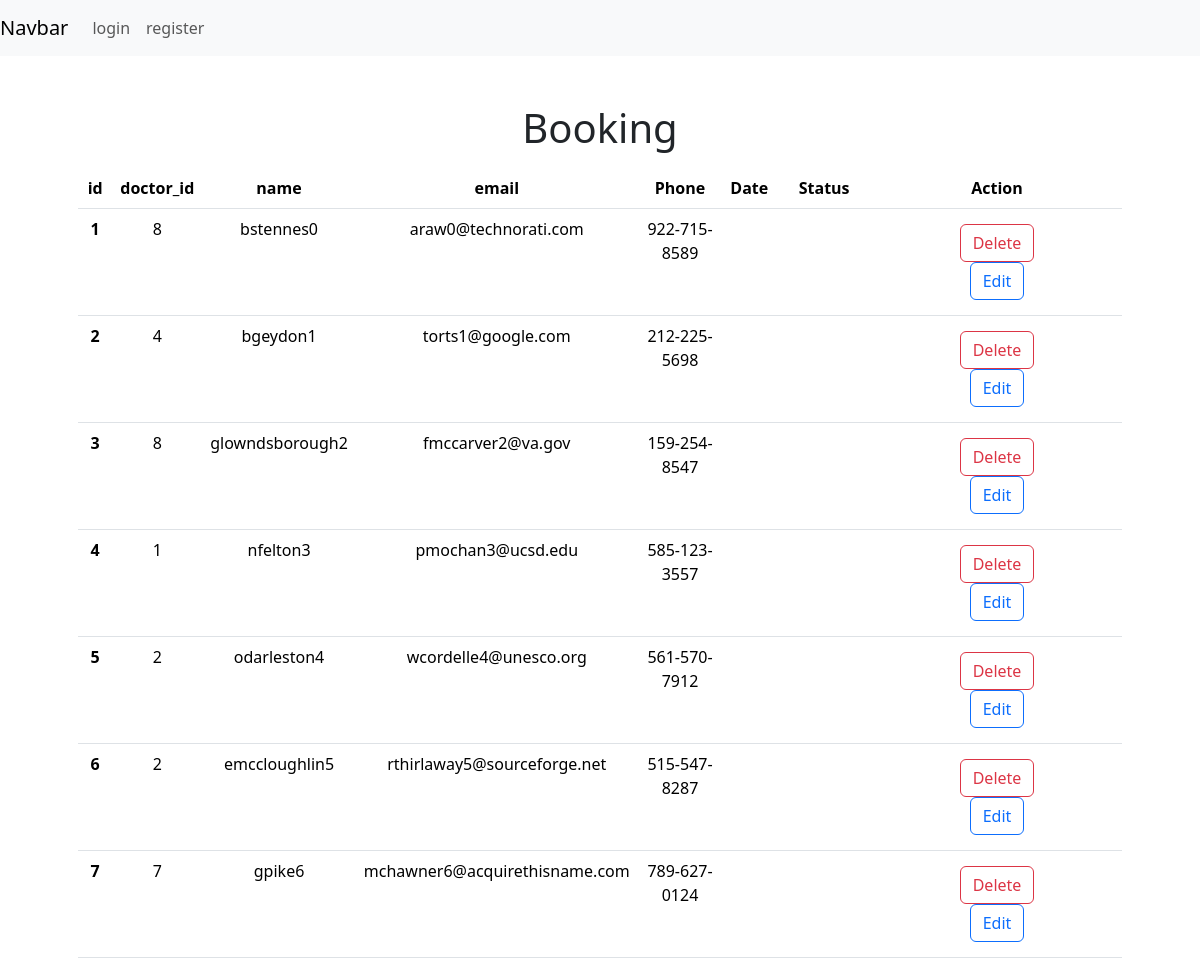
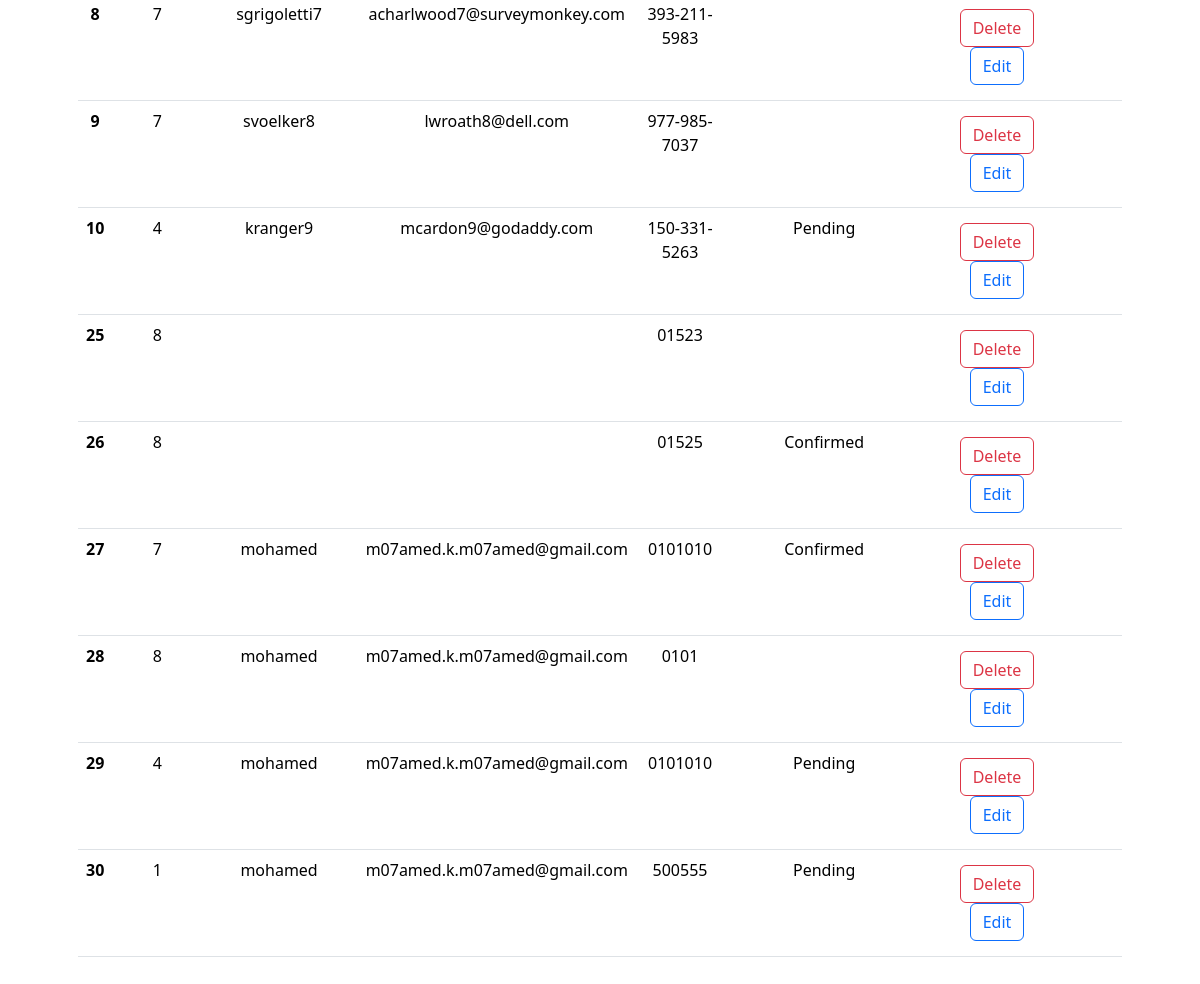
The app's page /form/bookingTable.php with its own data (2 pictures, top to bottom).
### tables this page shows
CREATE TABLE `booking` (
  `id` int NOT NULL AUTO_INCREMENT,
  `doctor_id` int DEFAULT NULL,
  `name` varchar(255) DEFAULT NULL,
  `email` varchar(255) DEFAULT NULL,
  `phone` varchar(15) DEFAULT NULL,
  `date` date DEFAULT NULL,
  `status` enum('Pending','Confirmed','Cancelled') DEFAULT NULL,
  PRIMARY KEY (`id`),
  KEY `doctor_id` (`doctor_id`),
  CONSTRAINT `booking_ibfk_1` FOREIGN KEY (`doctor_id`) REFERENCES `doctors` (`id`) ON DELETE RESTRICT ON UPDATE RESTRICT
);

### form/bookingTable.php (the view, shortened to what this page needs)
<?php
require "./layout/header.php";
require "./layout/nav.php";
$con = new pdo("mysql:host=localhost:3307;dbname=task9","root","999mk777");
$sql = $con->query("SELECT * FROM booking");
$booking = $sql->fetchAll(PDO::FETCH_ASSOC);
?>
<!DOCTYPE html>
<html lang="en">
<head>
</head>
<body>
<div class="container d-flex gap-2 flex-wrap   justify-content-sm-center p-5 ">
<h1 class=" Text-center">Booking</h1>
<table class="table ">
    <thead class="thead-dark text-center">
        <tr>
            <th scope="col">id</th>
            <th scope="col">doctor_id</th>
            <th scope="col">name</th>
            <th scope="col">email</th>
            <th scope="col">Phone</th>
            <th scope="col">Date</th>
            <th scope="col">Status</th>
            <th scope="col" style="width:250px;">Action</th>
        </tr>
    </thead>
    <?php foreach ($booking as $booke) : ?>
<tbody class="text-center">
    <tr>
        <th scope="row"><?Php echo $booke['id'] ?></th>
        <td scope="col"><?Php echo $booke['doctor_id'] ?></td>
        <td scope="col"><?Php echo $booke['name'] ?></td>
        <td scope="col"><?Php echo $booke['email'] ?></td>
        <td scope="col"><?Php echo $booke['phone'] ?></td>
        <td scope="col"><?Php echo $booke['date'] ?></td>
        <td scope="col"><?Php echo $booke['status'] ?></td>
        <td scope="col">
            <div class="btn">
                <form action="./Deleting_operation_booking.php" method="post">
                    <button type="submit" class="btn btn-outline-danger">Delete</button>
                </form>
                <form action="./editbBooking.php" method="post">
                    <button type="submit" class="btn btn-outline-primary">Edit</button>
                </form>
            </div>
        </td>
    </tr>
</tbody>
<?php endforeach; ?>
</table>
</div>
</body>
</html>

### records on screen
booking: id "1", doctor "8", name "bstennes0", email "araw0@technorati.com", phone "922-715-8589"
booking: id "2", doctor "4", name "bgeydon1", email "torts1@google.com", phone "212-225-5698"
booking: id "3", doctor "8", name "glowndsborough2", email "fmccarver2@va.gov", phone "159-254-8547"
booking: id "4", doctor "1", name "nfelton3", email "pmochan3@ucsd.edu", phone "585-123-3557"
booking: id "5", doctor "2", name "odarleston4", email "wcordelle4@unesco.org", phone "561-570-7912"
booking: id "6", doctor "2", name "emccloughlin5", email "rthirlaway5@sourceforge.net", phone "515-547-8287"
booking: id "7", doctor "7", name "gpike6", email "mchawner6@acquirethisname.com", phone "789-627-0124"
booking: id "8", doctor "7", name "sgrigoletti7", email "acharlwood7@surveymonkey.com", phone "393-211-5983"
booking: id "9", doctor "7", name "svoelker8", email "lwroath8@dell.com", phone "977-985-7037"
booking: id "10", doctor "4", name "kranger9", email "mcardon9@godaddy.com", phone "150-331-5263", status "Pending"
booking: id "25", doctor "8", phone "01523"
booking: id "26", doctor "8", phone "01525", status "Confirmed"
booking: id "27", doctor "7", name "mohamed", email "m07amed.k.m07amed@gmail.com", phone "0101010", status "Confirmed"
booking: id "28", doctor "8", name "mohamed", email "m07amed.k.m07amed@gmail.com", phone "0101"
booking: id "29", doctor "4", name "mohamed", email "m07amed.k.m07amed@gmail.com", phone "0101010", status "Pending"
booking: id "30", doctor "1", name "mohamed", email "m07amed.k.m07amed@gmail.com", phone "500555", status "Pending"
